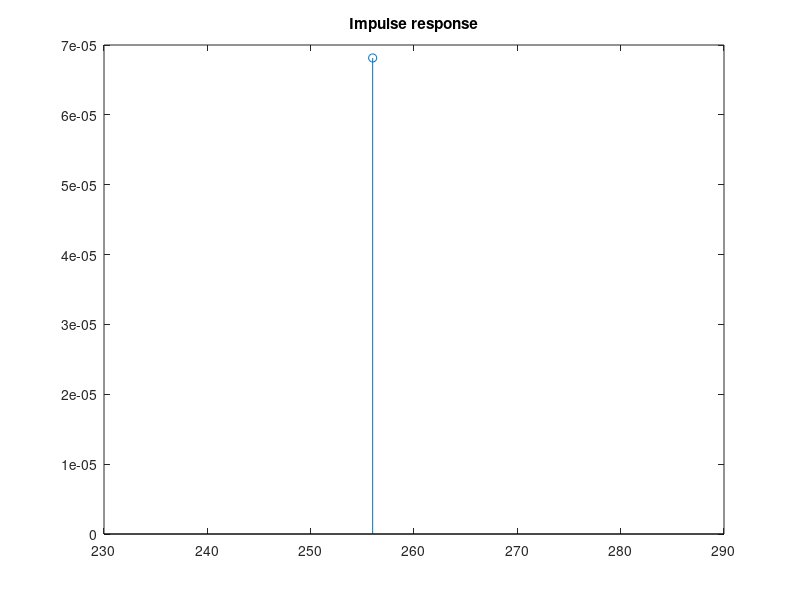

This figure's MATLAB source:
% problem Set 10 8.37

n = [0:1:255];
WN =exp(-j*2*pi/256);

WN1 = WN.^31*n;
WN2 = WN.^-32*n;

WN3 = WN.^-1*n;

hn = (1/256)*(WN1-WN2)/(1-WN3);


stem(256,hn)
title('Impulse response')